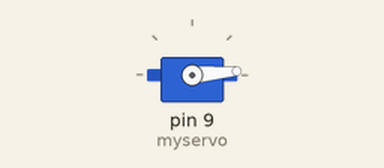
Simulated run of this sketch. Board: Arduino Uno, built with avr-gcc and run on an emulated ATmega328P. On the bench: servo.

Above: at 0.05 s.
At 4.0 s:
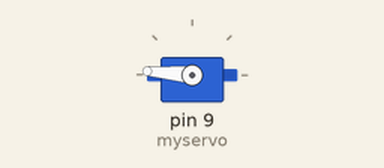
Timing chart, 0 to 5.2 s (numbered marks = the images above):
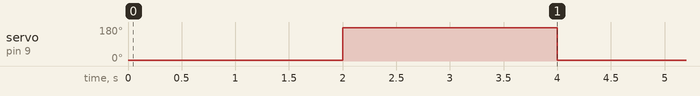

The sketch:

sg90.ino
```cpp
#include<Servo.h> //呼叫Servo函式庫
Servo myservo;

void setup() {
  myservo.attach(9);
  // put your setup code here, to run once:

}

void loop() {
  // put your main code here, to run repeatedly:
  myservo.write(5);
  delay(2000);
  myservo.write(175);
  delay(2000);
}
```

Measured:
- by itself, servo on pin 9 (myservo): alternates 175° for 2.0 s and 5° for 2.0 s
